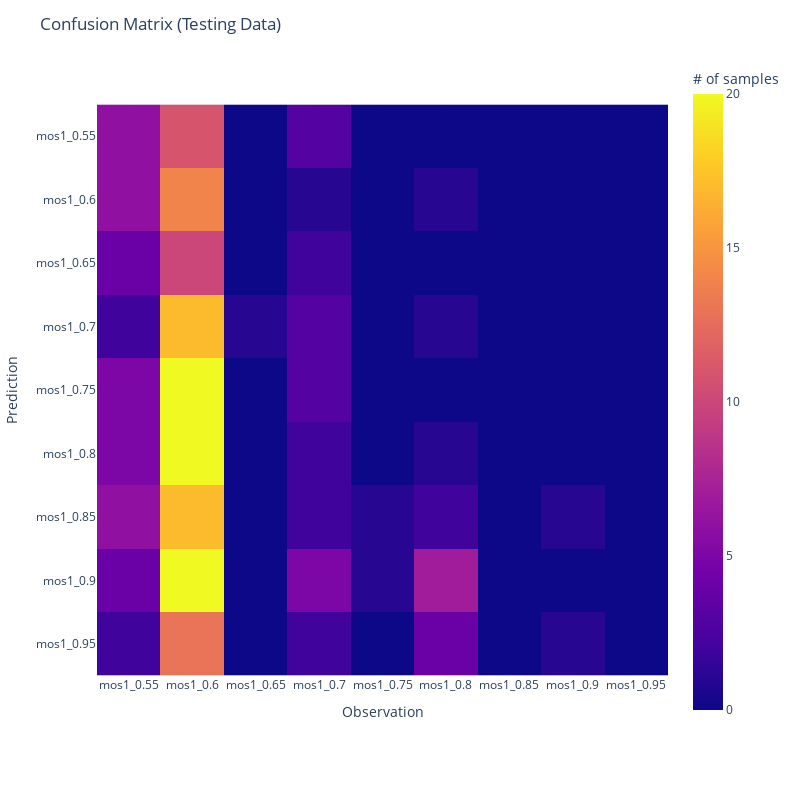
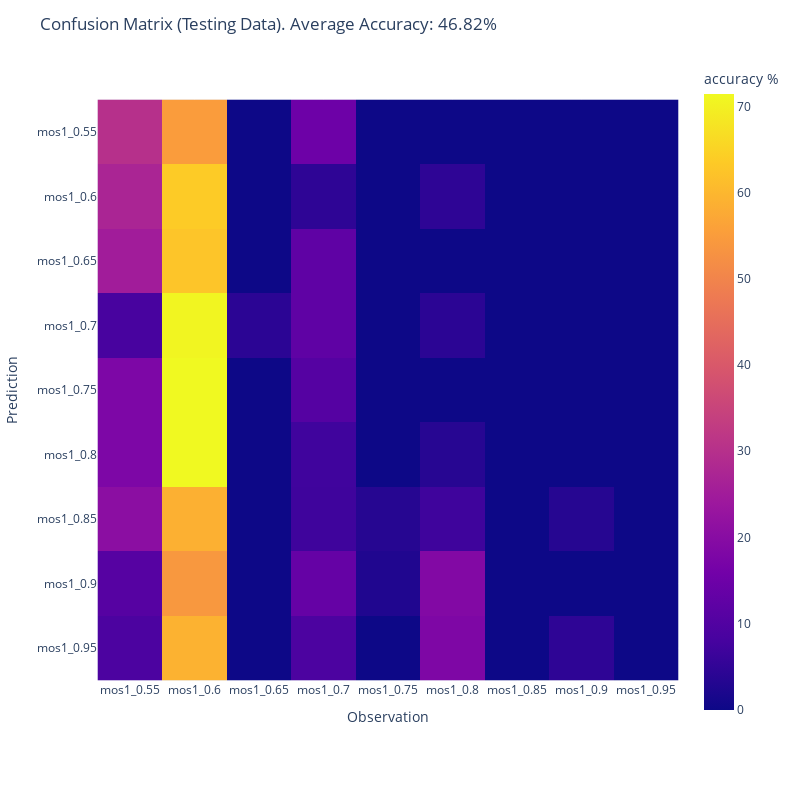

Notebook code cell kept with these figures, in order:
### Code cell
fig1 = px.imshow(cm_df, labels=dict(y="Prediction", x="Observation", color="# of samples"))
fig1.update_yaxes(dtick=1)
fig1.update_xaxes(dtick=1)
fig1.update_layout(title='Confusion Matrix (Testing Data)', width=800, height=800)
fig1.show()

fig2 = px.imshow(cm_df2, labels=dict(y="Prediction", x="Observation", color="accuracy %"))
fig2.update_yaxes(dtick=1)
fig2.update_xaxes(dtick=1)
fig2.update_layout(title='Confusion Matrix (Testing Data). Average Accuracy: {}%'.format(round(avg_acc,2)), width=800, height=800)
fig2.show()

### Figure 1 — Plotly figure (JSON) as saved in the notebook; plotly's stock layout.template omitted (floating-point values rounded to 4 significant figures)
{"data": [{"coloraxis": "coloraxis", "hovertemplate": "Observation: %{x}<br>Prediction: %{y}<br># of samples: %{z}<extra></extra>", "name": "0", "type": "heatmap", "x": ["mos1_0.55", "mos1_0.6", "mos1_0.65", "mos1_0.7", "mos1_0.75", "mos1_0.8", "mos1_0.85", "mos1_0.9", "mos1_0.95"], "xaxis": "x", "y": ["mos1_0.55", "mos1_0.6", "mos1_0.65", "mos1_0.7", "mos1_0.75", "mos1_0.8", "mos1_0.85", "mos1_0.9", "mos1_0.95"], "yaxis": "y", "z": [[6, 11, 0, 3, 0, 0, 0, 0, 0], [6, 14, 0, 1, 0, 1, 0, 0, 0], [4, 10, 0, 2, 0, 0, 0, 0, 0], [2, 17, 1, 3, 0, 1, 0, 0, 0], [5, 20, 0, 3, 0, 0, 0, 0, 0], [5, 20, 0, 2, 0, 1, 0, 0, 0], [6, 17, 0, 2, 1, 2, 0, 1, 0], [4, 20, 0, 5, 1, 7, 0, 0, 0], [2, 13, 0, 2, 0, 4, 0, 1, 0]]}], "layout": {"coloraxis": {"colorbar": {"title": {"text": "# of samples"}}, "colorscale": [[0, "#0d0887"], [0.1111, "#46039f"], [0.2222, "#7201a8"], [0.3333, "#9c179e"], [0.4444, "#bd3786"], [0.5556, "#d8576b"], [0.6667, "#ed7953"], [0.7778, "#fb9f3a"], [0.8889, "#fdca26"], [1, "#f0f921"]]}, "height": 800, "margin": {"t": 60}, "title": {"text": "Confusion Matrix (Testing Data)"}, "width": 800, "xaxis": {"anchor": "y", "autorange": true, "constrain": "domain", "domain": [0, 1], "dtick": 1, "range": [-0.5, 8.5], "scaleanchor": "y", "title": {"text": "Observation"}, "type": "category"}, "yaxis": {"anchor": "x", "autorange": true, "constrain": "domain", "domain": [0.06742, 0.9326], "dtick": 1, "range": [8.5, -0.5], "title": {"text": "Prediction"}, "type": "category"}}}

### Figure 2 — Plotly figure (JSON) as saved in the notebook; plotly's stock layout.template omitted (floating-point values rounded to 4 significant figures)
{"data": [{"coloraxis": "coloraxis", "hovertemplate": "Observation: %{x}<br>Prediction: %{y}<br>accuracy %: %{z}<extra></extra>", "name": "0", "type": "heatmap", "x": ["mos1_0.55", "mos1_0.6", "mos1_0.65", "mos1_0.7", "mos1_0.75", "mos1_0.8", "mos1_0.85", "mos1_0.9", "mos1_0.95"], "xaxis": "x", "y": ["mos1_0.55", "mos1_0.6", "mos1_0.65", "mos1_0.7", "mos1_0.75", "mos1_0.8", "mos1_0.85", "mos1_0.9", "mos1_0.95"], "yaxis": "y", "z": [[30, 55.0, 0, 15, 0, 0, 0, 0, 0], [27.27, 63.64, 0, 4.545, 0, 4.545, 0, 0, 0], [25, 62.5, 0, 12.5, 0, 0, 0, 0, 0], [8.333, 70.83, 4.167, 12.5, 0, 4.167, 0, 0, 0], [17.86, 71.43, 0, 10.71, 0, 0, 0, 0, 0], [17.86, 71.43, 0, 7.143, 0, 3.571, 0, 0, 0], [20.69, 58.62, 0, 6.897, 3.448, 6.897, 0, 3.448, 0], [10.81, 54.05, 0, 13.51, 2.703, 18.92, 0, 0, 0], [9.091, 59.09, 0, 9.091, 0, 18.18, 0, 4.545, 0]]}], "layout": {"coloraxis": {"colorbar": {"title": {"text": "accuracy %"}}, "colorscale": [[0, "#0d0887"], [0.1111, "#46039f"], [0.2222, "#7201a8"], [0.3333, "#9c179e"], [0.4444, "#bd3786"], [0.5556, "#d8576b"], [0.6667, "#ed7953"], [0.7778, "#fb9f3a"], [0.8889, "#fdca26"], [1, "#f0f921"]]}, "height": 800, "margin": {"t": 60}, "title": {"text": "Confusion Matrix (Testing Data). Average Accuracy: 46.82%"}, "width": 800, "xaxis": {"anchor": "y", "autorange": true, "constrain": "domain", "domain": [0, 1], "dtick": 1, "range": [-0.5, 8.5], "scaleanchor": "y", "title": {"text": "Observation"}, "type": "category"}, "yaxis": {"anchor": "x", "autorange": true, "constrain": "domain", "domain": [0.05985, 0.9402], "dtick": 1, "range": [8.5, -0.5], "title": {"text": "Prediction"}, "type": "category"}}}
